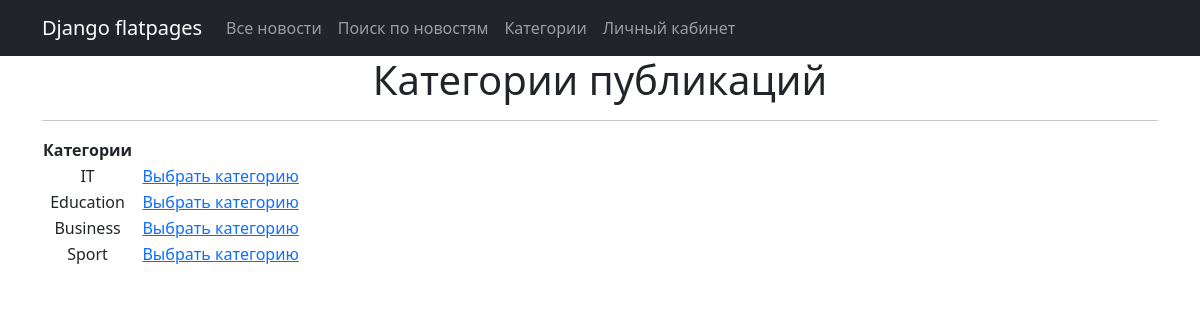
The app's page /news/categories/ with its own data.
### news/models.py (models this page shows, shortened)
class Category(models.Model):
  name = models.CharField(max_length=64, unique=True)
  subscribers = models.ManyToManyField(User, through='CategorySubscribers')
  class Meta:
    verbose_name = 'Категория'
    verbose_name_plural = 'Категории'

### news/views.py (the view)
# urls.py: path('categories/', CategoryList.as_view(), name='categories'),
class CategoryList(ListView):
    model = Category
    template_name = 'category_list.html'
    context_object_name = 'categories'

### templates/category_list.html (shortened to what this page needs)
{% extends 'flatpages/default.html' %}
{% block myContent %}
    <h1>Категории публикаций</h1>
    <hr>
    <table>
        <thead>
        <th>
            <b> Категории &nbsp </b>
        </th>
        <th>
        </th>
        </thead>
        {% for category in categories %}
        <tr>
            <td>
                {{ category.name }} &nbsp <br>
            </td>
            <td>
                <a href="{% url 'category_subscription' category.id %}">Выбрать категорию</a><br>
            </td>
        </tr>
        {% endfor %}
    </table>
{% endblock myContent %}

### records on screen
Category: name "IT"
Category: name "Education"
Category: name "Business"
Category: name "Sport"
